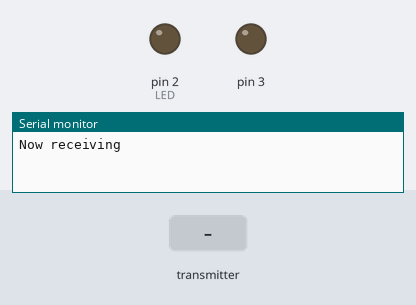
Simulated run of this sketch. Board: Arduino Mega 2560, built with avr-gcc and run on an emulated ATmega2560. On the bench: output pins drawn as LEDs (lit = HIGH), the last lines printed to the serial monitor. Dashed ring = blinking. Inputs (shaded band) come from the test bench. No radio packets arrive unless stated.

Above: at 1.2 s.
1.3 s: the transmitter starts sending got_sensor = 0
At 2.27 s:
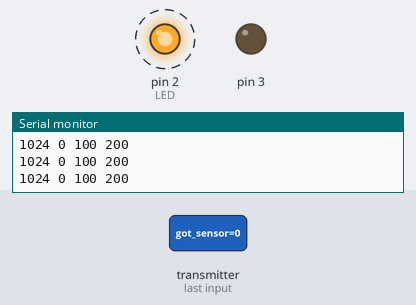
4.3 s: the transmitter starts sending got_sensor = 256
At 4.57 s:
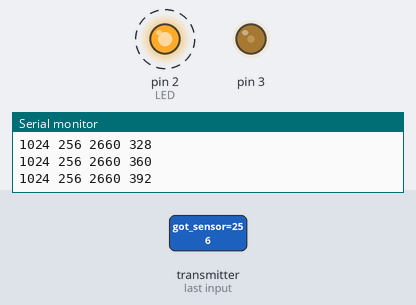
7.3 s: the transmitter starts sending got_sensor = 512
At 7.37 s:
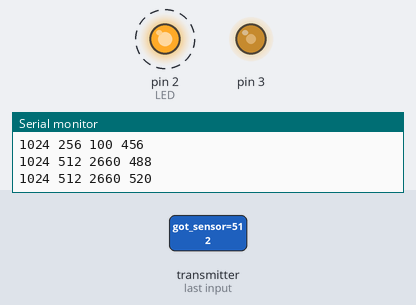
10.3 s: the transmitter starts sending got_sensor = 1023
At 10.72 s:
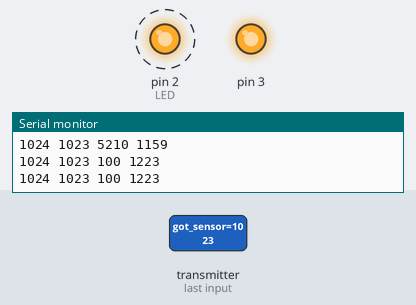
Timing chart, 0 to 14.3 s (numbered marks = the images above; inputs shaded):
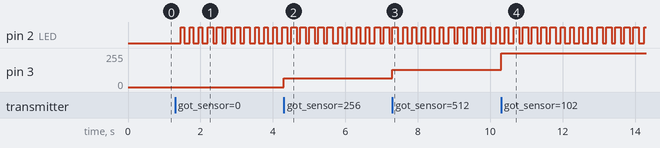

Measured:
- after the input at 1.3 s, pin 2 (LED): alternates HIGH for 0.10 s and LOW for 0.15 s, starting after 0.15 s
- after the input at 4.3 s, pin 3: 0/255 → 64/255 at once
- after the input at 7.3 s, pin 3: 64/255 → 128/255 at once
- after the input at 10.3 s, pin 3: 128/255 → 255/255 at once

The sketch:

nrf-receiver.ino
```cpp
#include <SPI.h>
#include "RF24.h"

#define LED 2

#if ARDUINO_AVR_MEGA2560
RF24 radio(49, 48);
#else
RF24 radio(7, 8);
#endif

void radio_init() {
  const byte addresses[][6] = {"1Node", "2Node"};

  radio.begin();

  radio.setPALevel(RF24_PA_MAX);
  radio.setDataRate(RF24_250KBPS);
  radio.setAutoAck(false);
  radio.setChannel(125);
  radio.printDetails();

  // Open a writing and reading pipe on each radio, with opposite addresses
  radio.openWritingPipe(addresses[1]);
  radio.openReadingPipe(1, addresses[0]);

  // Start the radio listening for data
  radio.startListening();

  Serial.println(F("Now receiving"));
}

void setup() {
  Serial.begin(9600);
  printf_begin();

  radio_init();

  pinMode(LED, OUTPUT);
}

void loop() {

#define NSAMPLES 8

  static long last_micros = micros();
  static long samples[NSAMPLES] = {0};
  static int sample_idx = 0;
  static long sample_total = 0;
  static int led = 0;

  if ( radio.available()) {
    int got_sensor;

    int batch_size = 0;

    while (radio.available()) {                                   // While there is data ready
      batch_size++;
      radio.read( &got_sensor, sizeof(got_sensor) );             // Get the payload
    }

    digitalWrite(LED, (millis() & 128) ? HIGH : LOW);

    analogWrite(3, got_sensor / 4);

    long now = micros();
    long time_since_last = now - last_micros;
    last_micros = now;

    sample_total = sample_total - samples[sample_idx] + got_sensor;
    samples[sample_idx] = got_sensor;
    sample_idx = (sample_idx + 1) & (NSAMPLES - 1);

    Serial.print(1024);
    Serial.print(" ");

    Serial.print(got_sensor);
    Serial.print(" ");

    /*Serial.print(time_since_last);
    Serial.print(" ");*/
    /*
    Serial.print(batch_size * 100);
    Serial.print(" ");*/

    int sample_min = 1024, sample_max = 0;
    for(int i=0; i<NSAMPLES; i++) {
      int s = samples[i];
      if(s < sample_min) sample_min = s;
      if(s > sample_max) sample_max = s;
    }

    Serial.print(10*(sample_max - sample_min) + 100);
    Serial.print(" ");

    Serial.println(sample_total / NSAMPLES + 200);
  }
}
```
